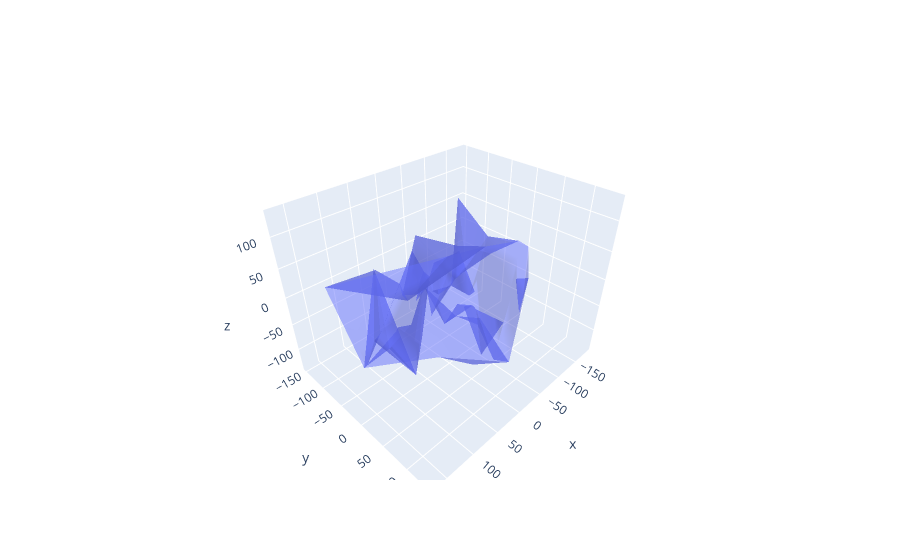

Here is the notebook cell this chart was saved with:
### Code cell
import plotly.graph_objects as go
import numpy as np

N = 70
x = 70 * np.random.randn(N)
y = 55 * np.random.randn(N)
z = 40 * np.random.randn(N)

fig = go.Figure(data = go.Mesh3d(
    x=x,
    y=y,
    z=z,
    opacity = 0.5
))
fig.show()
